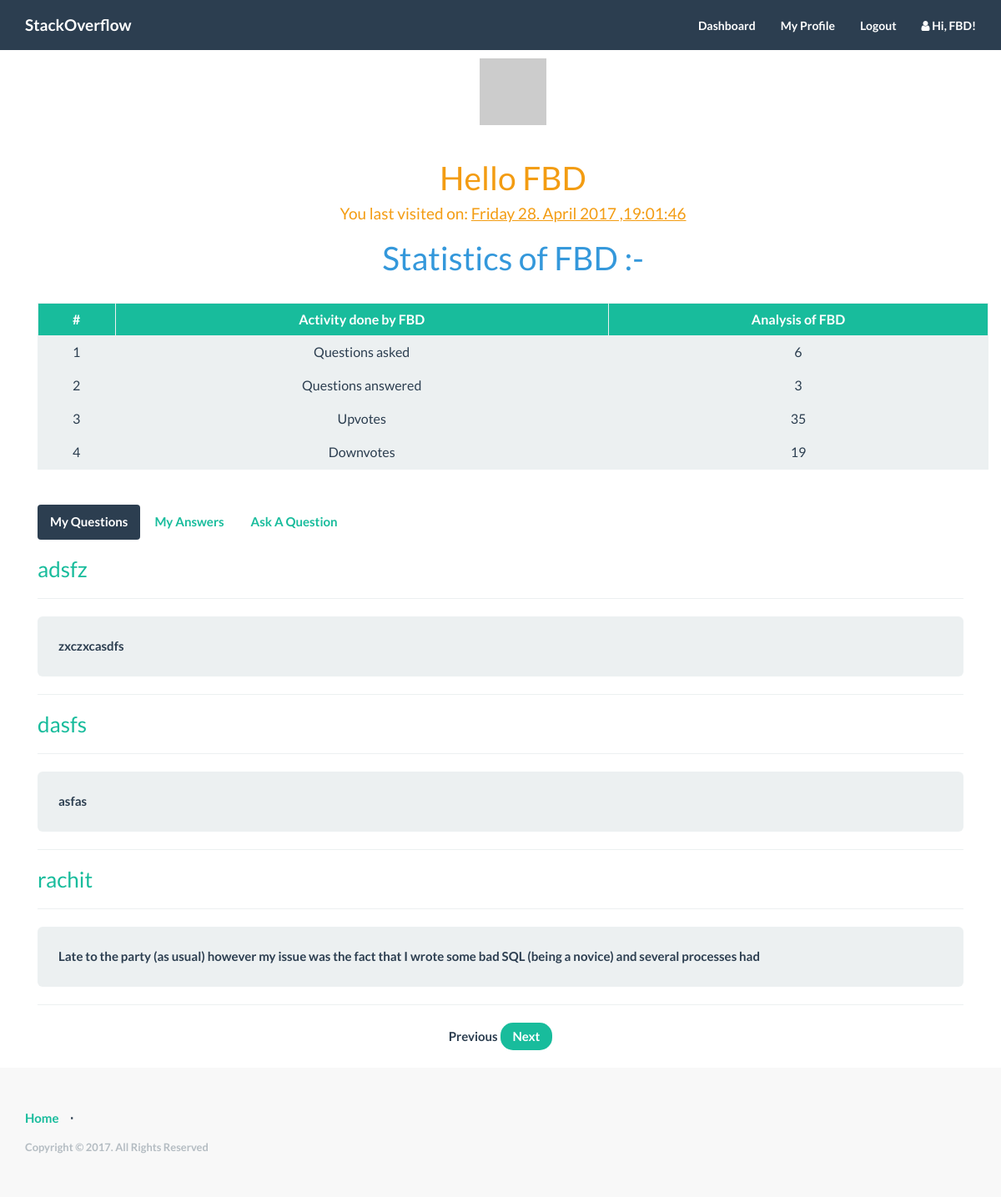
/dashboard (signed in), run on the app's committed database.
### app/mod_user/models.py (models this page shows, shortened)
class User(UserMixin, db.Model):
	__tablename__ = "users"
	user_id = db.Column(db.Integer, primary_key = True, autoincrement = True)
	username = db.Column(db.String, index = True, unique = True)
	email = db.Column(db.String, index = True, unique = True)
	password_hash = db.Column(db.String(128))
	last_seen = db.Column(db.DateTime)
	questions = db.relationship('Question', backref = 'author', lazy = 'dynamic')
	answers = db.relationship('Answer', backref = 'author', lazy = 'dynamic')
	comments = db.relationship('Comment', backref = 'author', lazy = 'dynamic')
	upvotes = db.relationship('Upvote', backref = 'author', lazy = 'dynamic')
	downvotes = db.relationship('Downvote', backref = 'author', lazy = 'dynamic')
	@property
	def password(self):
		raise AttributeError('password is not a readable attribute')
	"""This generates password based on hashing """
	@password.setter
	def password(self, password):
		self.password_hash = generate_password_hash(password)
	"""This verifies password based on hashing"""
	"""Uses gravatar API"""
	def avatar(self, size):
		return 'http://www.gravatar.com/avatar/%s?d=identicon&s=%d' % (md5(self.email.encode('utf-8')).hexdigest(), size)

### app/mod_question/models.py (models this page shows, shortened)
class Question(db.Model):
	__tablename__ = "questions"
	question_id = db.Column(db.Integer, primary_key = True)
	title = db.Column(db.String)
	body = db.Column(db.Text)
	code = db.Column(db.Text)
	timestamp = db.Column(db.DateTime)
	user_id = db.Column(db.Integer, db.ForeignKey('users.user_id'))
	answers = db.relationship('Answer', backref = 'question', lazy = 'dynamic')
	comments = db.relationship('Comment', backref = 'question', lazy = 'dynamic')
	tags = db.relationship('Tag', backref = 'question', lazy = 'dynamic')
	upvotes = db.relationship('Upvote', backref = 'question', lazy = 'dynamic')
	downvotes = db.relationship('Downvote', backref = 'question', lazy = 'dynamic')
	answered = db.Column(db.Integer)

### app/mod_user/views.py (the view)
@mod_user.route('/dashboard')
@mod_user.route('/dashboard/<int:page>', methods=['GET', 'POST'])
@login_required
def dashboard(page=1):
	user = User.query.filter_by(user_id = g.user.user_id).first()
	questions = user.questions.order_by(Question.timestamp.desc()).paginate(page, app.config['POSTS_PER_PAGE'], False)
	return render_template('mod_user/dashboard.html', title = 'My Questions', questions = questions)

### app/mod_answer/views.py (called while the page is built)
@app.before_request
def before_request():
	g.user = current_user
	if g.user.is_authenticated:
		g.user.last_seen = datetime.utcnow()
		db.session.add(g.user)
		db.session.commit()

@app.context_processor
def utility_processor():
	def user(user_id):
		return User.query.filter_by(user_id = user_id).first()
	return dict(user = user)

@app.context_processor
def answer_comments():
	def get_answer_comments(answer_id):
		"""filters answers by anser_id and returns an object of comments filtered"""
		return Comment.query.filter_by(answer_id = answer_id).all()
	return dict(get_answer_comments = get_answer_comments)

@app.context_processor
def answer_id():
	def create_answer_id(answer_id):
		return "add-answer-comment-" + str(answer_id)
	return dict(create_answer_id = create_answer_id)

@app.context_processor
def body_id():
	def create_comment_body_id(answer_id):
		return "comment-body-" + str(answer_id)
	return dict(create_comment_body_id = create_comment_body_id)

### app/mod_auth/views.py (called while the page is built)
@app.before_request
def before_request():
	g.user = current_user
	if g.user.is_authenticated:
		g.user.last_seen = datetime.utcnow()
		db.session.add(g.user)
		db.session.commit()

@app.context_processor
def utility_processor():
	def user(user_id):
		"""filters users by user_id and returns an object of users"""
		return User.query.filter_by(user_id = user_id).first()
	return dict(user = user)

@app.context_processor
def answer_comments():
	def get_answer_comments(answer_id):
		"""filters answers by anser_id and returns an object of comments filtered"""
		return Comment.query.filter_by(answer_id = answer_id).all()
	return dict(get_answer_comments = get_answer_comments)

@app.context_processor
def answer_id():
	def create_answer_id(answer_id):
		return "add-answer-comment-" + str(answer_id)
	return dict(create_answer_id = create_answer_id)

@app.context_processor
def body_id():
	def create_comment_body_id(answer_id):
		return "comment-body-" + str(answer_id)
	return dict(create_comment_body_id = create_comment_body_id)

### app/mod_comment/views.py (called while the page is built)
@app.before_request
def before_request():
	g.user = current_user
	if g.user.is_authenticated:
		g.user.last_seen = datetime.utcnow()
		db.session.add(g.user)
		db.session.commit()

@app.context_processor
def utility_processor():
	def user(user_id):
		return User.query.filter_by(user_id = user_id).first()
	return dict(user = user)

@app.context_processor
def answer_id():
	def create_answer_id(answer_id):
		return "add-answer-comment-" + str(answer_id)
	return dict(create_answer_id = create_answer_id)

### app/templates/mod_user/dashboard.html (shortened to what this page needs)
{% extends "base.html" %}
{% block body %}
<div class="container">
	<div class="container">
		<img src="{{ current_user.avatar(120) }}" style="display: block; margin: auto;">
		<br>
		<h1 style="text-align: center;"><span class="text-warning"> Hello {{ current_user.username }} </span></h1>
    <h4 style="text-align: center;"><span class="text-warning"> You last visited on: <u>
    {{ current_user.last_seen.strftime('%A %d. %B %Y ,%H:%M:%S') }}</u></span></h4>
    <h1 style="text-align: center;"><span class="text-info"> Statistics of {{ current_user.username }} :-</span></h1>
    <table class="table table-striped table-hover table-bordered">
      <br />
       <thead>
    <tr class="success">
      <th style="text-align: center;">#</th>
      <th style="text-align: center;">Activity done by {{ current_user.username }}</th>
      <th style="text-align: center;">Analysis of {{ current_user.username }}</th>
    </tr>
  </thead>
      <tbody>
        <tr class="active">
          <td style="text-align: center;">1</td>
          <td style="text-align: center;">Questions asked</td>
          <td style="text-align: center;">{{ current_user.questions.all()|length }}</td>
        </tr>
        <tr class="active">
          <td style="text-align: center;">2</td>
          <td style="text-align: center;">Questions answered</td>
          <td style="text-align: center;">{{ current_user.answers.all()|length }}</td>
        </tr>
        <tr class="active">
          <td style="text-align: center;">3</td>
          <td style="text-align: center;">Upvotes</td>
          <td style="text-align: center;">{{ current_user.upvotes.all()|length }}</td>
        </tr>
        <tr class="active">
          <td style="text-align: center;">4</td>
          <td style="text-align: center;">Downvotes</td>
          <td style="text-align: center;">{{ current_user.downvotes.all()|length }}</td>
        </tr>
      </tbody>
    </table>
      </div>
      <br>
      <div class="col-md-12 text-center">
       <ul class="nav nav-pills">
        <li class="active"><a href="{{ url_for('mod_user.dashboard') }}">My Questions</a></li>
        <li><a href="{{ url_for('mod_user.myAnswers') }}">My Answers</a></li>
        <li><a href="{{ url_for('mod_question.addQuestion') }}">Ask A Question</a></li>
      </ul>
    </div>
    <div class="col-md-12 text-center">
      {% for question in questions.items %}
      {% include 'mod_question/questionLink.html' %}
      {% endfor %}
    </div>
    <ul class="pager">
      {% if questions.has_prev %}<li><a href="{{ url_for('mod_user.dashboard', page=questions.prev_num) }}">Previous</a></li>{% else %}<li>Previous</li>{% endif %}
      {% if questions.has_next %}<li><a href="{{ url_for('mod_user.dashboard', page=questions.next_num) }}">Next</a></li>{% else %}<li>Next</li>{% endif %}
    </ul>
  </div>
  {% endblock %}

### app/templates/base.html (shortened to what this page needs)
<html>
<head>
    <link rel="stylesheet" type="text/css" href="/static/css/style.css">
    <link rel="stylesheet" type="text/css" href="/static/css/theme.min.css">
    <link rel="stylesheet" type="text/css" href="/static/css/newStyle.css">
    <link rel="stylesheet" type="text/css" href="/static/css/comments.css">
    <link href="//maxcdn.bootstrapcdn.com/font-awesome/4.2.0/css/font-awesome.min.css" rel="stylesheet">
    <link rel="stylesheet" href="http://bootstrap-tagsinput.github.io/bootstrap-tagsinput/dist/bootstrap-tagsinput.css">
</head>
<body>
    <nav class="navbar navbar-default navbar-fixed-top topnav" role="navigation">
        <div class="container topnav">
          <div class="navbar-header">
              <a class="navbar-brand topnav" href="{{ url_for('mod_home.index') }}">StackOverflow</a>
          </div>
          <div class="collapse navbar-collapse" id="bs-example-navbar-collapse-1">
              <ul class="nav navbar-nav navbar-right">
                {% if current_user.is_authenticated %}
                  <li><a href="{{ url_for('mod_user.dashboard') }}">Dashboard</a></li>
                  <li><a href="{{ url_for('mod_user.profile', username = g.user.username) }}">My Profile</a></li>
                  <li><a href="{{ url_for('mod_auth.logout') }}">Logout</a></li>
                  <li><a><i class="fa fa-user"></i>  Hi, {{ current_user.username }}!</a></li>
                {% else %}
                  <li><a href="{{ url_for('mod_home.index') }}">Home</a></li>
                  <li><a href="{{ url_for('mod_auth.register') }}">Register</a></li>
                  <li><a href="{{ url_for('mod_auth.login') }}">Login</a></li>
                {% endif %}
              </ul>
          </div>
        </div>
    </nav>
    <div class="wrapper">
      {% block body %}
      {% endblock %}
      <div class="push"></div>
    </div>
    <footer>
        <div class="container">
            <div class="row">
                <div class="col-lg-12">
                    <ul class="list-inline">
                        <li><a href="{{ url_for('mod_home.index') }}">Home</a></li>
                        <li class="footer-menu-divider">⋅</li>
                    </ul>
                    <p class="copyright text-muted small">Copyright © 2017. All Rights Reserved</p>
                </div>
            </div>
        </div>
    </footer>
</body>
</html>

### app/templates/mod_question/questionLink.html
<h3 style="text-align: left;"><a href="{{ url_for('mod_question.showQuestion', question_id = question.question_id) }}">{{ question.title }}</a></h3>
<hr>
<div class="well well-lg">
	{% if question.body.split()|length > 25 %}
		{{ " ".join((question.body.split())[:25]) }}
	{% else %}
		{{ question.body }}
	{% endif %}
</div>
<hr>

### app/static/css/style.css (style rules this page uses)
body, html { width: 100%; height: 100%; }
body, h1, h2, h3 { font-family: "Lato", "Helvetica Neue", Helvetica, Arial, sans-serif; font-weight: 700; }
a, .navbar-default .navbar-brand, .navbar-default .navbar-nav>li>a { color: #aec251; }
footer { padding: 50px 0; background-color: #f8f8f8; }
p.copyright { margin: 15px 0 0; }
.footer, .push { clear: both; height: 4em; }
.topnav { font-size: 14px; }
.wrapper { min-height: 100%; padding-top: 70px; height: auto !important; height: 100%; margin: 0 auto -4em; }
.nav-tabs > li, .nav-pills > li { float: none; display: inline-block; }
.nav-tabs, .nav-pills { text-align: center; }

### app/static/css/newStyle.css (style rules this page uses)
.well { text-align: justify; }

### app/static/css/comments.css (style rules this page uses)
* { margin: 0; padding: 0; -webkit-box-sizing: border-box; -moz-box-sizing: border-box; box-sizing: border-box; }
ul { list-style-type: none; }

### data on the page
User: username "FBD", last_seen "Friday 28. April 2017 ,19:01:46"
Question: title "adsfz", body "zxczxcasdfs"
Question: title "dasfs", body "asfas"
Question: title "rachit", body "Late to the party (as usual) however my issue was the fact that I wrote some bad SQL (being a novice) and several processes had"

### other printed values
{{ current_user.questions.all()|length }} "6"
{{ current_user.answers.all()|length }} "3"
{{ current_user.upvotes.all()|length }} "35"
{{ current_user.downvotes.all()|length }} "19"
